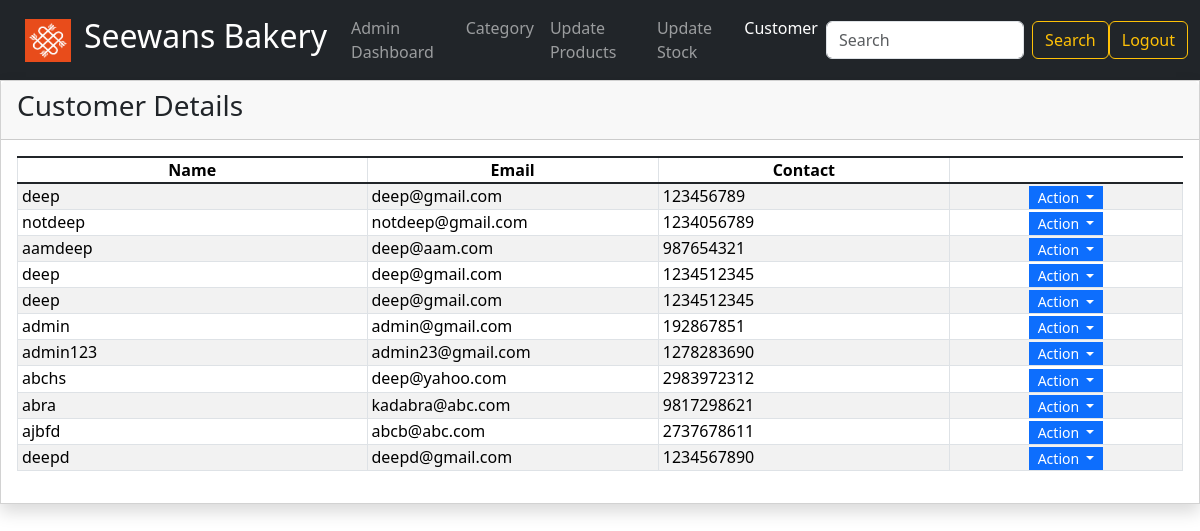
Before: /customer.php (signed in) with the older database file.
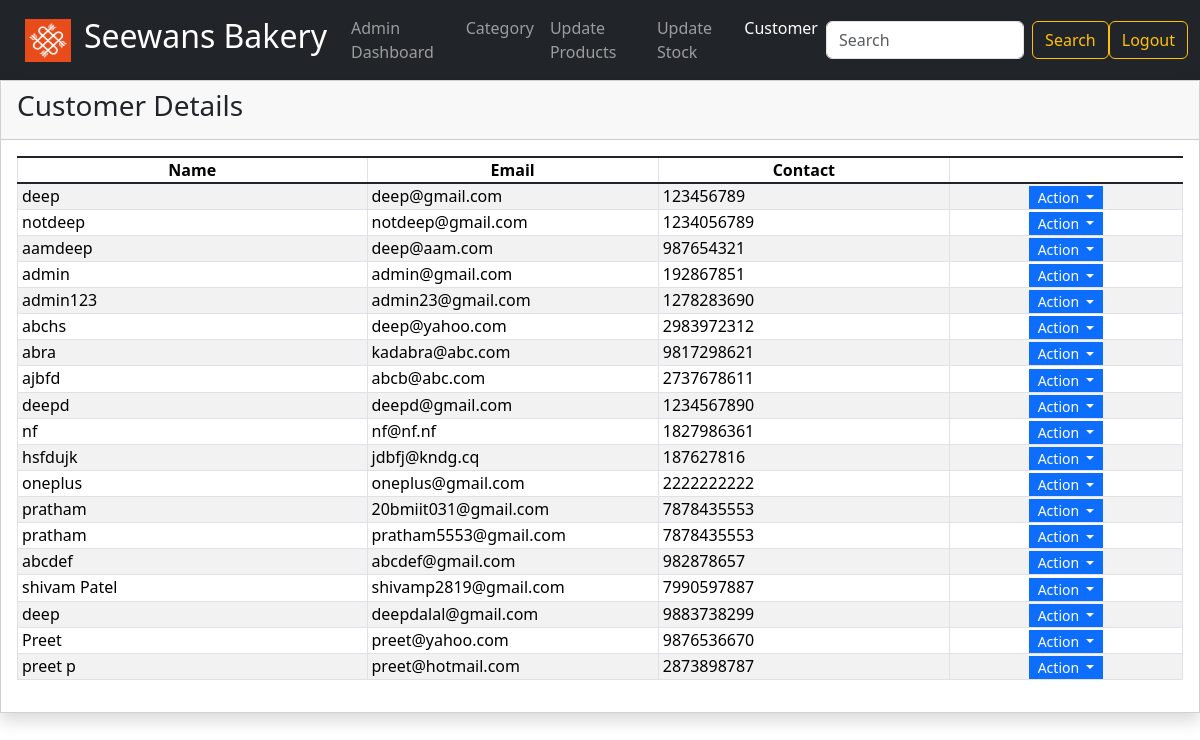
After: the same page with the newer database file.
### tables this page shows
CREATE TABLE `tbluser` (
  `id` int(11) NOT NULL,
  `name` varchar(50) NOT NULL,
  `email` varchar(256) NOT NULL,
  `password` varchar(256) NOT NULL,
  `contact` bigint(10) NOT NULL,
  `date` datetime NOT NULL DEFAULT current_timestamp()
);

### customer.php (the view, shortened to what this page needs)
<?php
    include 'dbcon.php';
?>
<!doctype html>
<html lang="en">
  <head>
    <link href="https://cdn.jsdelivr.net/npm/bootstrap@5.1.3/dist/css/bootstrap.min.css" rel="stylesheet">
    <link rel="stylesheet" href="staff.css">
    <link rel="stylesheet" href="./Font-Awesome-master/css/all.min.css">
    <link rel="stylesheet" href="./css/bootstrap.min.css">
    <link rel="stylesheet" href="./select2/css/select2.min.css">
  </head>
  <body>
<nav class="navbar navbar-expand-lg navbar-dark bg-dark">
        <div class="container-fluid">
        <a href="admin.php"> <img class="btn"  src="seewans.png" alt="" width="72" height="57"> </a>
          <a class="navbar-brand" href="admin.php"><h2>Seewans Bakery</h2></a>
          <div class="collapse navbar-collapse" id="navbarSupportedContent">
            <ul class="navbar-nav me-auto mb-2 mb-lg-0">
              <li class="nav-item">
                <a class="nav-link" href="admin.php">Admin Dashboard</a>
              </li>
              <li class="nav-item">
                <a class="nav-link" href="category.php"> Category</a>
              </li>
              <li class="nav-item">
                <a class="nav-link" href="edproduct.php"> Update Products</a>
              </li>
              <li class="nav-item">
                <a class="nav-link" href="stock.php"> Update Stock</a>
              </li>
              <li class="nav-item">
                <a class="nav-link active" aria-current="page" href="#">Customer</a>
              </li>
            </ul>
            <form class="d-flex">
              <input class="form-control me-2" type="search" placeholder="Search" aria-label="Search">
              <button class="btn btn-outline-warning" type="submit">Search</button>
            </form>
            <a href="logout.php"><button class="btn btn-outline-warning" type="submit">Logout</button></a>
          </div>
        </div>
</nav>
<div class="card rounded-0 shadow">
    <div class="card-header d-flex justify-content-between">
        <h3 class="card-title">Customer Details</h3>
    </div>
    <div class="card-body">
        <table class="table table-hover table-striped table-bordered">
            <colgroup>
                <col width="30%">
                <col width="25%">
                <col width="25%">
            </colgroup>
            <thead>
                <tr>
                    <th class="text-center p-0">Name</th>
                    <th class="text-center p-0">Email</th>
                    <th class="text-center p-0">Contact</th>
                </tr>
            </thead>
            <tbody>
            <?php
              $sql = "SELECT * FROM tbluser";
              $data = mysqli_query($conn, $sql);
              while($row = mysqli_fetch_assoc($data)):
            ?>
                <tr>
                    <td class="py-0 px-1"><?php echo $row['name']; ?></td>
                    <td class="py-0 px-1"><?php echo $row['email']; ?></td>
                    <td class="py-0 px-1"><?php echo $row['contact']; ?></td>
                    <th class="text-center py-0 px-1">
                        <div class="btn-group" role="group">
                            <button id="btnGroupDrop1" type="button" class="btn btn-primary dropdown-toggle btn-sm rounded-0 py-0" data-bs-toggle="dropdown" aria-expanded="false">
                            Action
                            </button>
                        </div>
                    </th>
                </tr>
                <?php endwhile; ?>
            </tbody>
        </table>
    </div>
</div>
</body>
</html>

Changed rows visible on the page:
removed tbluser: name "deep", email "deep@gmail.com", contact "1234512345"
removed tbluser: name "deep", email "deep@gmail.com", contact "1234512345"
added tbluser: name "nf", email "nf@nf.nf", contact "1827986361"
added tbluser: name "hsfdujk", email "jdbfj@kndg.cq", contact "187627816"
added tbluser: name "oneplus", email "oneplus@gmail.com", contact "2222222222"
added tbluser: name "pratham", email "20bmiit031@gmail.com", contact "7878435553"
added tbluser: name "pratham", email "pratham5553@gmail.com", contact "7878435553"
added tbluser: name "abcdef", email "abcdef@gmail.com", contact "982878657"
added tbluser: name "shivam Patel", email "shivamp2819@gmail.com", contact "7990597887"
added tbluser: name "deep", email "deepdalal@gmail.com", contact "9883738299"
added tbluser: name "Preet", email "preet@yahoo.com", contact "9876536670"
added tbluser: name "preet p", email "preet@hotmail.com", contact "2873898787"
